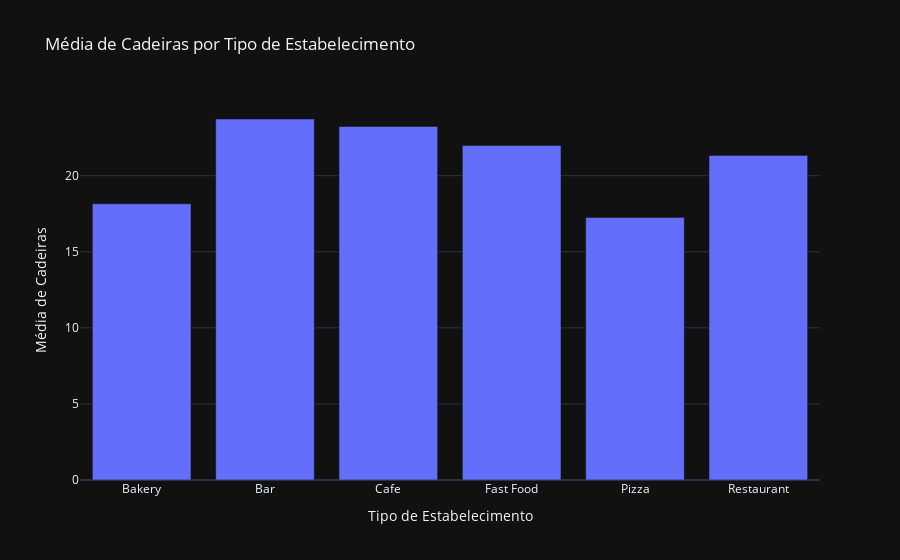

Notebook code for this chart:
### Markdown cell above
# Nº de cadeiras e se é rede. 
Olhando pela média existe uma pequena correlação com um numero maior de cadeiras nas redes, porém a mediana revela que a diferença é muito pouca, porém o desvio padrão dos que não são redes é maior. 

Não se pode caracterizar redes ou não redes pelo numero de acentos com muita certeza.

### Code cell
df_grouped = df.groupby('object_type', as_index=False)['number'].mean()
fig = px.bar(
    df_grouped,
    x='object_type',
    y='number',
    title='Média de Cadeiras por Tipo de Estabelecimento',
    labels={'object_type': 'Tipo de Estabelecimento', 'number': 'Média de Cadeiras'},
    template='plotly_dark'  # Fundo preto
)

fig.show()

### Figure 1 — Plotly figure (JSON) as saved in the notebook; plotly's stock layout.template omitted (floating-point values rounded to 4 significant figures)
{"data": [{"hovertemplate": "Tipo de Estabelecimento=%{x}<br>Média de Cadeiras=%{y}<extra></extra>", "legendgroup": "", "marker": {"color": "#636efa", "pattern": {"shape": ""}}, "name": "", "orientation": "v", "showlegend": false, "textposition": "auto", "type": "bar", "x": ["Bakery", "Bar", "Cafe", "Fast Food", "Pizza", "Restaurant"], "xaxis": "x", "y": [18.16, 23.73, 23.23, 21.99, 17.26, 21.33], "yaxis": "y"}], "layout": {"barmode": "relative", "legend": {"tracegroupgap": 0}, "title": {"text": "Média de Cadeiras por Tipo de Estabelecimento"}, "xaxis": {"anchor": "y", "domain": [0, 1], "title": {"text": "Tipo de Estabelecimento"}}, "yaxis": {"anchor": "x", "domain": [0, 1], "title": {"text": "Média de Cadeiras"}}}}
